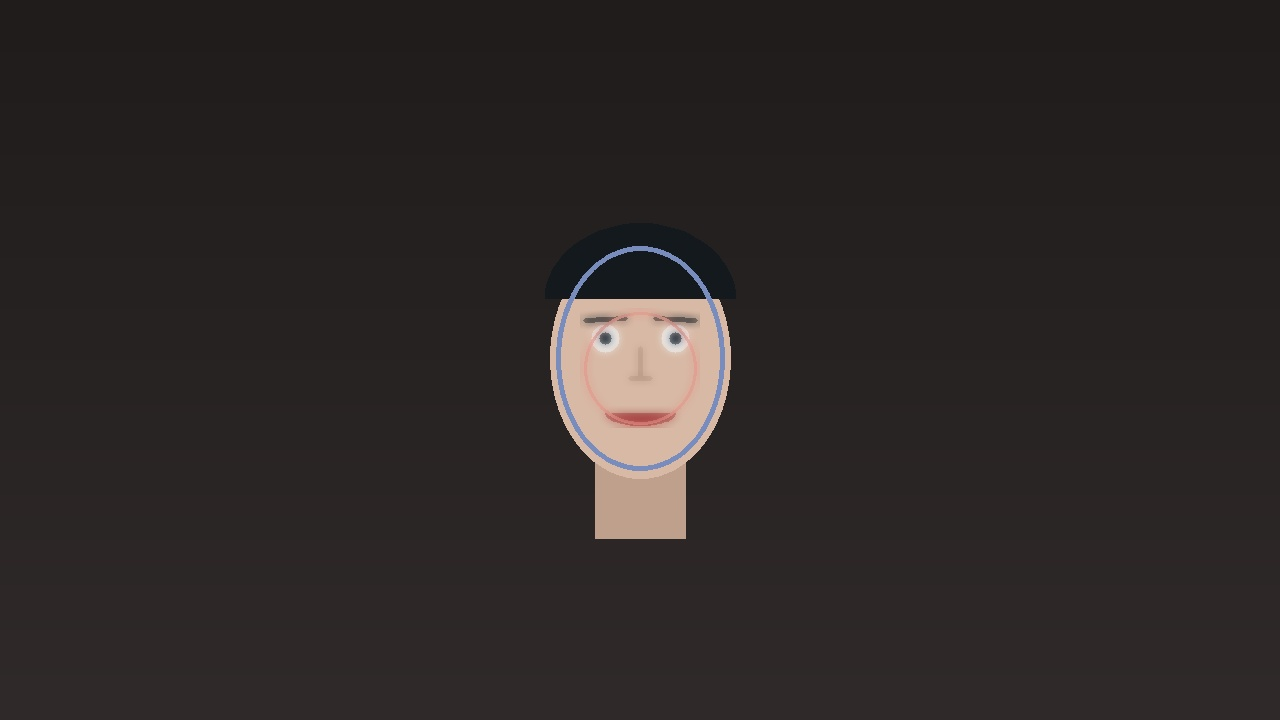
#> input picture data/sample_fake.jpg, 1280 x 720 px; its folder holds only this picture in this run
$ python -i face_swap_detector.py   (imports and definitions only)   (older library calls are emulated)
#> lines starting #> are read from the running program, lines starting #| are printed output that depends on the picture
#> further down, picture is the input picture: shape (720, 1280, 3); mean B, G, R 38.4, 39.5, 44.8
"""Conservative, interpretable face-swap artifact screening and deepfake forensics.

Supports both:
1. Multi-frame landmark-defined boundary anomaly estimation (from face_analysis_module).
2. Direct face crop spectral (2D-FFT), boundary gradient, and chromaticity analysis (from VideoProcessor).
"""

from collections import defaultdict, deque
from typing import Dict, Optional, Union
import cv2
import numpy as np


class FaceSwapDetector:
    """Estimate visual anomalies in face regions and boundaries."""

    def __init__(self, history_length=12, min_persistent_frames=6, smooth_factor=0.25):
        self.history_length = max(4, int(history_length))
        self.min_persistent_frames = max(2, min(int(min_persistent_frames), self.history_length))
        self.smooth_factor = float(np.clip(smooth_factor, 0.0, 1.0))
        self.history = defaultdict(lambda: deque(maxlen=self.history_length))
        self.last_score = {}

    # [26 lines left out: functions _result, _laplacian_variance, not called in this run]

    def analyze_face(self, frame_or_crop: np.ndarray, face_data: Optional[Dict] = None) -> Dict:
        """
        Analyzes a face for face-swap artifacts.
        Can be called with:
            analyze_face(crop_bgr) -> direct crop analysis
            analyze_face(frame_bgr, face_data) -> full-frame landmark analysis
        """
        if frame_or_crop is None or not isinstance(frame_or_crop, np.ndarray) or frame_or_crop.size == 0:
            return self._result("Invalid frame or crop")

        # Mode A: Full frame with landmark annotations provided
        if face_data is not None:
            return self._analyze_with_landmarks(frame_or_crop, face_data)

        # Mode B: Direct face crop analysis (used by VideoProcessor and Unit Tests)
        return self._analyze_direct_crop(frame_or_crop)

    def _analyze_direct_crop(self, crop_bgr: np.ndarray) -> Dict:
        """Analyzes a cropped face region using FFT spectral power and edge gradients."""
        h, w = crop_bgr.shape[:2]
#> h = 720; w = 1280
        if h < 20 or w < 20:
            return self._result("Crop too small", score=0.0)

        gray = cv2.cvtColor(crop_bgr, cv2.COLOR_BGR2GRAY)
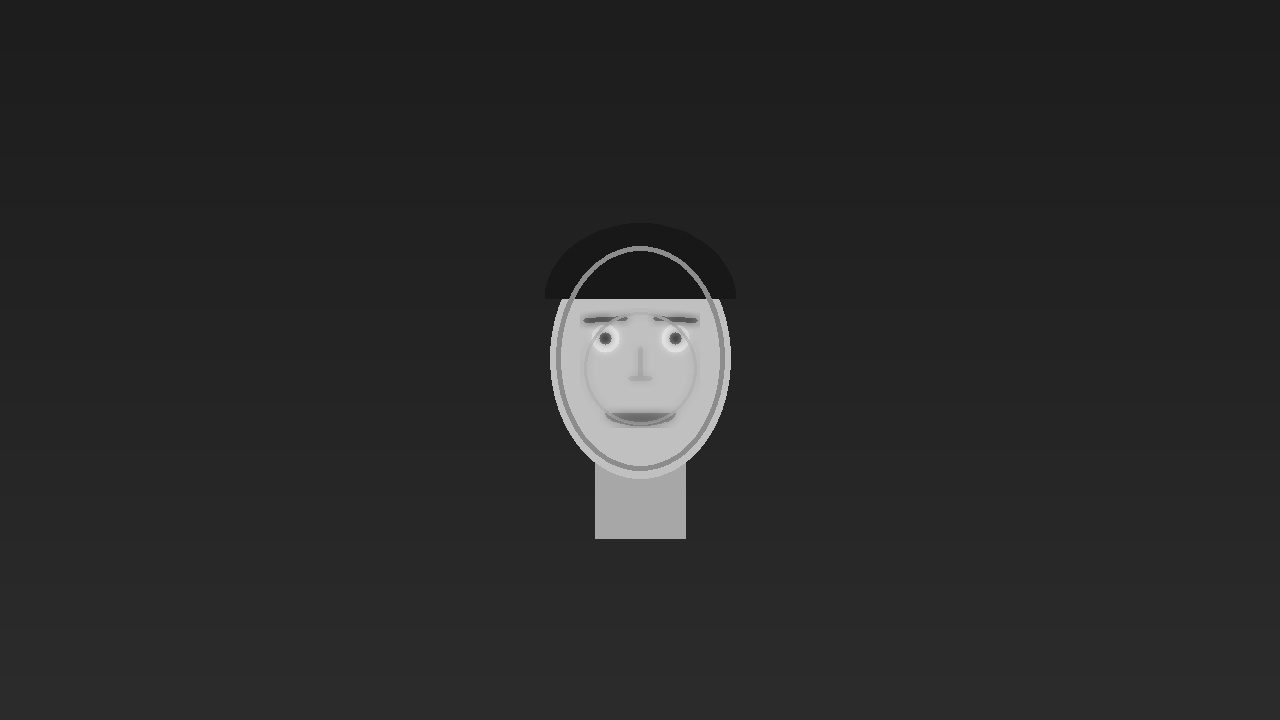
#> gray: shape (720, 1280); min 16, max 229, mean 40.9

        # 1. Edge & gradient boundary discontinuity
        outer_mask = np.ones((h, w), dtype=np.uint8)
        inner_y1, inner_y2 = int(h * 0.20), int(h * 0.80)
#> inner_y1 = 144; inner_y2 = 576
        inner_x1, inner_x2 = int(w * 0.20), int(w * 0.80)
#> inner_x1 = 256; inner_x2 = 1024
        outer_mask[inner_y1:inner_y2, inner_x1:inner_x2] = 0

        grad_x = cv2.Sobel(gray, cv2.CV_32F, 1, 0, ksize=3)
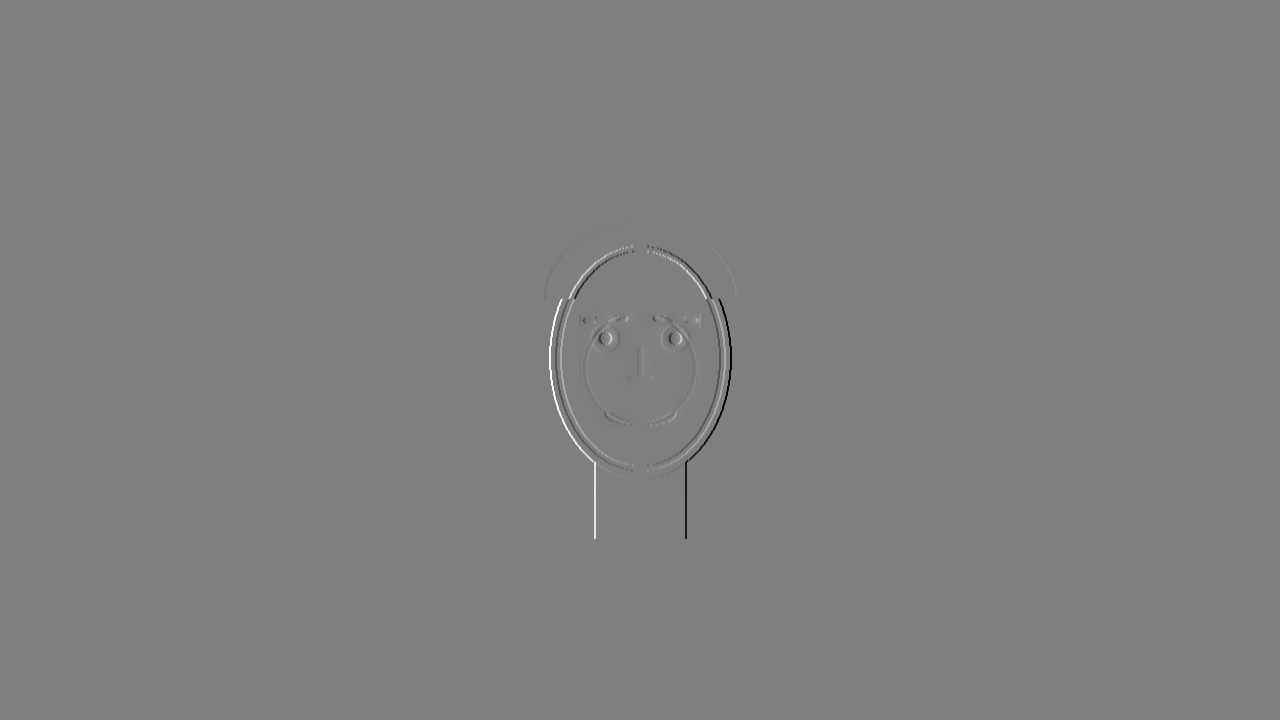
#> grad_x: shape (720, 1280) float32; min -640, max 639, mean 0; drawn with min black and max white
        grad_y = cv2.Sobel(gray, cv2.CV_32F, 0, 1, ksize=3)
        mag = cv2.magnitude(grad_x, grad_y)
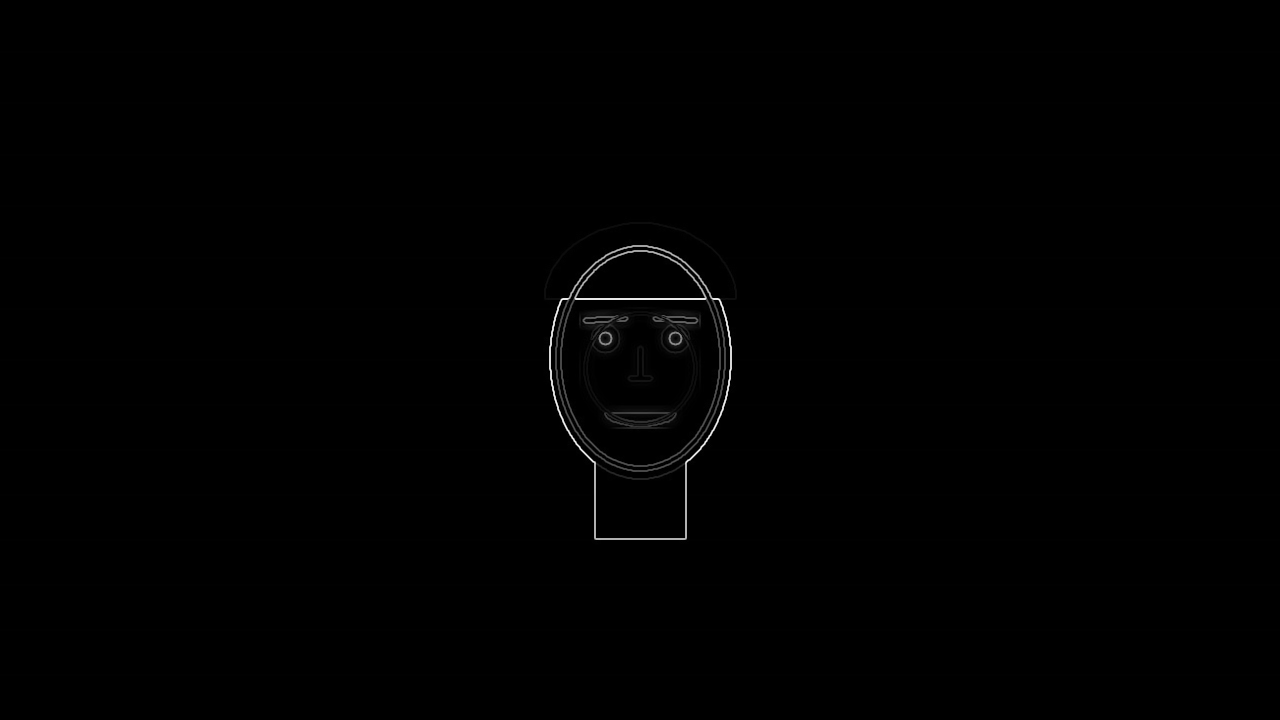
#> mag: shape (720, 1280) float32; min 0, max 739.4, mean 2.5; drawn with min black and max white

        outer_mag_mean = float(np.mean(mag[outer_mask == 1])) + 1e-6
#> outer_mag_mean = 0.149
        inner_mag_mean = float(np.mean(mag[outer_mask == 0])) + 1e-6
#> inner_mag_mean = 6.61
        ratio = outer_mag_mean / inner_mag_mean
#> ratio = 0.0226
        boundary_anomaly = float(1.0 / (1.0 + np.exp(-3.0 * (abs(ratio - 1.0) - 0.5))))
#> boundary_anomaly = 0.807

        # 2. 2D FFT Frequency Analysis
        resized = cv2.resize(gray, (128, 128)).astype(np.float32)
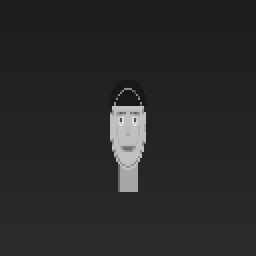
#> resized: shape (128, 128) float32 (shown 2 times larger); min 22, max 226, mean 41.1
        dft = np.fft.fft2(resized)
        dft_shift = np.fft.fftshift(dft)
        magnitude = np.log(np.abs(dft_shift) + 1.0)
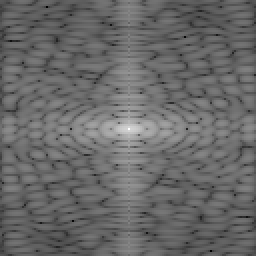
#> magnitude: shape (128, 128) float64 (shown 2 times larger); min 1.67, max 13.42, mean 6.5; drawn with min black and max white

        y, x = np.ogrid[:128, :128]
        dist_from_center = np.sqrt((x - 64) ** 2 + (y - 64) ** 2)
        low_power = float(np.mean(magnitude[dist_from_center <= 24])) + 1e-6
#> low_power = 7.79
        high_power = float(np.mean(magnitude[dist_from_center > 40])) + 1e-6
#> high_power = 6.23
        hf_ratio = high_power / low_power
#> hf_ratio = 0.799
        freq_anomaly = float(1.0 / (1.0 + np.exp(-12.0 * (abs(hf_ratio - 0.62) - 0.12))))
#> freq_anomaly = 0.67

        # 3. LAB Chroma Disparity
        lab = cv2.cvtColor(crop_bgr, cv2.COLOR_BGR2LAB)
#> lab: shape (720, 1280, 3); mean of channels 0, 1, 2 40.7, 130.5, 129.6
        inner = lab[inner_y1:inner_y2, inner_x1:inner_x2]
#> inner: shape (432, 768, 3); mean of channels 0, 1, 2 50.3, 130.8, 130.1
        inner_a = float(np.mean(inner[:, :, 1]))
#> inner_a = 130.8
        inner_b = float(np.mean(inner[:, :, 2]))
#> inner_b = 130.1
        outer_a = float(np.mean(lab[:, :, 1][outer_mask == 1]))
#> outer_a = 130.3
        outer_b = float(np.mean(lab[:, :, 2][outer_mask == 1]))
#> outer_b = 129.3
        chroma_dist = np.sqrt((inner_a - outer_a) ** 2 + (inner_b - outer_b) ** 2)
#> chroma_dist = 0.945
        color_disparity = float(1.0 / (1.0 + np.exp(-5.0 * (chroma_dist / 40.0 - 0.35))))
#> color_disparity = 0.164

        composite = 0.40 * boundary_anomaly + 0.35 * freq_anomaly + 0.25 * color_disparity
#> composite = 0.598
        composite = float(np.clip(composite, 0.0, 1.0))

        signals = {
            "boundary_edge_ratio": round(boundary_anomaly, 3),
            "relative_texture_difference": round(freq_anomaly, 3),
            "chroma_signal_0_to_1": round(color_disparity, 3),
        }
#> signals = {'boundary_edge_ratio': 0.807, 'relative_texture_difference': 0.67, 'chroma_signal_0_to_1': 0.164}

        return {
            "score": round(composite * 100.0, 1),
            "swap_score": composite,
            "boundary_anomaly": boundary_anomaly,
            "frequency_anomaly": freq_anomaly,
            "color_disparity": color_disparity,
            "is_fake": None,
            "review_recommended": composite >= 0.60,
            "quality": "usable",
            "stable_frames": 1,
            "details": "Direct crop frequency and edge analysis",
            "signals": signals
        }

    # [127 lines left out: functions _analyze_with_landmarks, forget_face, not called in this run]

>>> import cv2
>>> picture = cv2.imread('../data/sample_fake.jpg')
>>> result = FaceSwapDetector().analyze_face(picture)
#> result = 11 items
